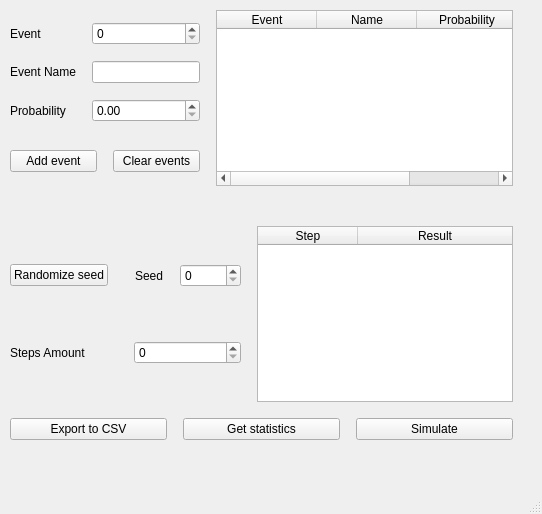
<?xml version="1.0" encoding="UTF-8"?>
<ui version="4.0">
 <class>MainWindow</class>
 <widget class="QMainWindow" name="MainWindow">
  <property name="geometry">
   <rect>
    <x>0</x>
    <y>0</y>
    <width>542</width>
    <height>514</height>
   </rect>
  </property>
  <property name="windowTitle">
   <string>Random Events Simulation</string>
  </property>
  <widget class="QWidget" name="centralwidget">
   <widget class="QWidget" name="">
    <property name="geometry">
     <rect>
      <x>10</x>
      <y>10</y>
      <width>503</width>
      <height>430</height>
     </rect>
    </property>
    <layout class="QVBoxLayout" name="mainMenuLayout">
     <property name="spacing">
      <number>16</number>
     </property>
     <property name="sizeConstraint">
      <enum>QLayout::SetMaximumSize</enum>
     </property>
     <item>
      <layout class="QHBoxLayout" name="eventLayout">
       <item>
        <layout class="QVBoxLayout" name="eventInputLayout">
         <item>
          <layout class="QHBoxLayout" name="inputLayout">
           <item>
            <layout class="QVBoxLayout" name="inputLabelLayout">
             <item>
              <widget class="QLabel" name="eventLabel">
               <property name="text">
                <string>Event</string>
               </property>
              </widget>
             </item>
             <item>
              <widget class="QLabel" name="labelEventName">
               <property name="text">
                <string>Event Name</string>
               </property>
              </widget>
             </item>
             <item>
              <widget class="QLabel" name="probabilityLabel">
               <property name="text">
                <string>Probability</string>
               </property>
              </widget>
             </item>
            </layout>
           </item>
           <item>
            <layout class="QVBoxLayout" name="inputEditLayout">
             <item>
              <widget class="QSpinBox" name="eventInpuBox"/>
             </item>
             <item>
              <widget class="QLineEdit" name="eventNameLine">
               <property name="sizePolicy">
                <sizepolicy hsizetype="Preferred" vsizetype="Fixed">
                 <horstretch>0</horstretch>
                 <verstretch>0</verstretch>
                </sizepolicy>
               </property>
              </widget>
             </item>
             <item>
              <widget class="QDoubleSpinBox" name="probabilityInputBox"/>
             </item>
            </layout>
           </item>
          </layout>
         </item>
         <item>
          <layout class="QHBoxLayout" name="buttonsLayout">
           <item>
            <widget class="QPushButton" name="addButton">
             <property name="text">
              <string>Add event</string>
             </property>
            </widget>
           </item>
           <item>
            <widget class="QPushButton" name="clearButton">
             <property name="text">
              <string>Clear events</string>
             </property>
            </widget>
           </item>
          </layout>
         </item>
        </layout>
       </item>
       <item>
        <widget class="QTableWidget" name="eventTable">
         <property name="sizePolicy">
          <sizepolicy hsizetype="MinimumExpanding" vsizetype="Expanding">
           <horstretch>0</horstretch>
           <verstretch>0</verstretch>
          </sizepolicy>
         </property>
         <property name="sortingEnabled">
          <bool>true</bool>
         </property>
         <attribute name="horizontalHeaderStretchLastSection">
          <bool>true</bool>
         </attribute>
         <column>
          <property name="text">
           <string>Event</string>
          </property>
         </column>
         <column>
          <property name="text">
           <string>Name</string>
          </property>
         </column>
         <column>
          <property name="text">
           <string>Probability</string>
          </property>
         </column>
        </widget>
       </item>
      </layout>
     </item>
     <item>
      <spacer name="verticalSpacer">
       <property name="orientation">
        <enum>Qt::Vertical</enum>
       </property>
       <property name="sizeHint" stdset="0">
        <size>
         <width>20</width>
         <height>40</height>
        </size>
       </property>
      </spacer>
     </item>
     <item>
      <layout class="QVBoxLayout" name="simulationLayout">
       <item>
        <layout class="QHBoxLayout" name="simulationInfoLayout">
         <item>
          <layout class="QHBoxLayout" name="simulationButtonsLayout">
           <item>
            <layout class="QVBoxLayout" name="simulationInputLayout">
             <item>
              <layout class="QHBoxLayout" name="seedLayout">
               <item>
                <widget class="QPushButton" name="randomizeSeedButton">
                 <property name="text">
                  <string>Randomize seed</string>
                 </property>
                </widget>
               </item>
               <item>
                <spacer name="horizontalSpacer">
                 <property name="orientation">
                  <enum>Qt::Horizontal</enum>
                 </property>
                 <property name="sizeHint" stdset="0">
                  <size>
                   <width>40</width>
                   <height>20</height>
                  </size>
                 </property>
                </spacer>
               </item>
               <item>
                <widget class="QLabel" name="seedLabel">
                 <property name="text">
                  <string>Seed</string>
                 </property>
                </widget>
               </item>
               <item>
                <widget class="QSpinBox" name="seedBox">
                 <property name="maximum">
                  <number>10000</number>
                 </property>
                </widget>
               </item>
              </layout>
             </item>
             <item>
              <layout class="QHBoxLayout" name="horizontalLayout">
               <item>
                <widget class="QLabel" name="stepsAmountLabel">
                 <property name="text">
                  <string>Steps Amount</string>
                 </property>
                </widget>
               </item>
               <item>
                <widget class="QSpinBox" name="stepsAmountBox"/>
               </item>
              </layout>
             </item>
            </layout>
           </item>
          </layout>
         </item>
         <item>
          <widget class="QTableWidget" name="simulationTable">
           <property name="sizePolicy">
            <sizepolicy hsizetype="MinimumExpanding" vsizetype="Expanding">
             <horstretch>0</horstretch>
             <verstretch>0</verstretch>
            </sizepolicy>
           </property>
           <attribute name="horizontalHeaderVisible">
            <bool>true</bool>
           </attribute>
           <attribute name="horizontalHeaderShowSortIndicator" stdset="0">
            <bool>false</bool>
           </attribute>
           <attribute name="horizontalHeaderStretchLastSection">
            <bool>true</bool>
           </attribute>
           <attribute name="verticalHeaderVisible">
            <bool>false</bool>
           </attribute>
           <attribute name="verticalHeaderStretchLastSection">
            <bool>false</bool>
           </attribute>
           <column>
            <property name="text">
             <string>Step</string>
            </property>
           </column>
           <column>
            <property name="text">
             <string>Result</string>
            </property>
           </column>
          </widget>
         </item>
        </layout>
       </item>
       <item>
        <layout class="QHBoxLayout" name="simulationButtonLayout">
         <item>
          <widget class="QPushButton" name="exportCSVButton">
           <property name="text">
            <string>Export to CSV</string>
           </property>
          </widget>
         </item>
         <item>
          <widget class="QPushButton" name="statisticsButton">
           <property name="text">
            <string>Get statistics</string>
           </property>
          </widget>
         </item>
         <item>
          <widget class="QPushButton" name="simulateButton">
           <property name="text">
            <string>Simulate</string>
           </property>
          </widget>
         </item>
        </layout>
       </item>
      </layout>
     </item>
    </layout>
   </widget>
  </widget>
  <widget class="QMenuBar" name="menubar">
   <property name="geometry">
    <rect>
     <x>0</x>
     <y>0</y>
     <width>542</width>
     <height>22</height>
    </rect>
   </property>
  </widget>
  <widget class="QStatusBar" name="statusbar"/>
 </widget>
 <resources/>
 <connections/>
</ui>
